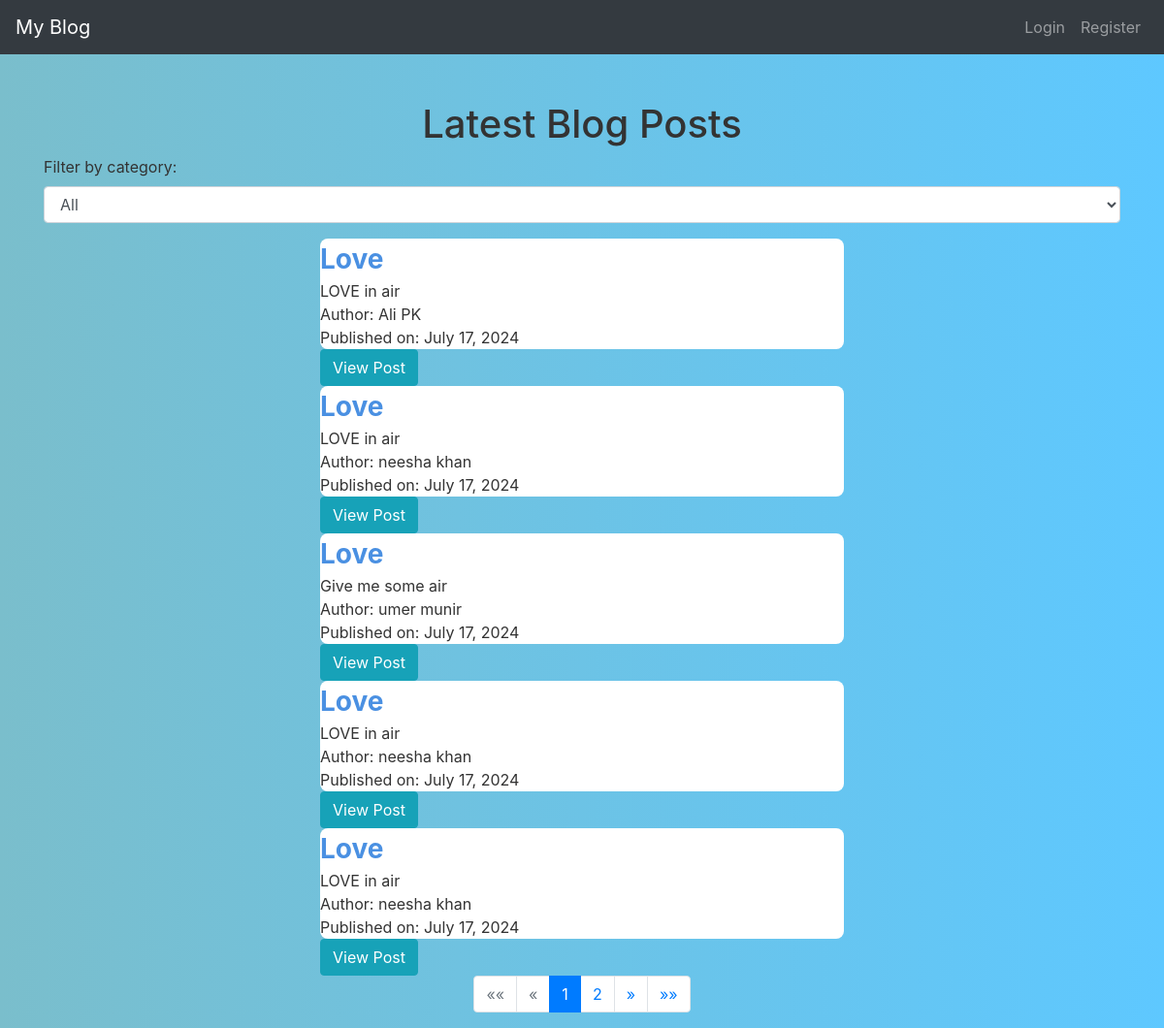
The page / on the database its author committed.
### accounts/models.py (models this page shows, shortened)
class Post(models.Model):
    title = models.CharField(max_length=200)
    content = models.TextField()
    author = models.ForeignKey(CustomUser, on_delete=models.CASCADE)
    category = models.ForeignKey(Category, on_delete=models.SET_NULL, null=True, blank=True)
    created_at = models.DateTimeField(auto_now_add=True)
    updated_at = models.DateTimeField(auto_now=True)

class CustomUser(AbstractBaseUser, PermissionsMixin):
    email = models.EmailField(unique=True)
    first_name = models.CharField(max_length=30)
    last_name = models.CharField(max_length=30)
    is_active = models.BooleanField(default=True)
    is_staff = models.BooleanField(default=False)
    date_of_birth = models.DateField(default=timezone.now)
    date_joined = models.DateTimeField(default=timezone.now)
    objects = CustomUserManager()
    USERNAME_FIELD = 'email'
    REQUIRED_FIELDS = ['first_name', 'last_name', 'date_of_birth']

### accounts/views.py (the view)
# urls.py: path('', latest_blog_posts, name='latest_blog_posts'),
def latest_blog_posts(request):
    category_id = request.GET.get('category')
    if category_id:
        posts_list = Post.objects.filter(category_id=category_id).order_by('-created_at')
    else:
        posts_list = Post.objects.order_by('-created_at')
    paginator = Paginator(posts_list, 5)  # Show 5 blog posts per page
    page_number = request.GET.get('page')
    page_obj = paginator.get_page(page_number)
    categories = Category.objects.all()
    return render(request, 'accounts/latest_blog_posts.html',
                  {'page_obj': page_obj, 'categories': categories, 'selected_category': category_id})

### accounts/templates/accounts/latest_blog_posts.html (shortened to what this page needs)
{% extends "base.html" %}
{% block content %}
    <h1 class="text-center mt-5">Latest Blog Posts</h1>
    <form method="get" class="filter_form">
        <div class="form-group">
            <label for="category">Filter by category:</label>
            <select class="form-control" id="category" name="category" onchange="this.form.submit()">
                <option value="">All</option>
            </select>
        </div>
    </form>
    <div class="row">
        {% for post in page_obj %}
            <div class="col-md-6 offset-md-3">
                <div class="post_card">
                    <div class="post_title">{{ post.title }}</div>
                    <div class="post_content">{{ post.content|truncatewords:30 }}</div>
                    <div class="post_author">Author: {{ post.author.first_name }} {{ post.author.last_name }}</div>
                    <div class="post_date">Published on: {{ post.created_at|date:"F j, Y" }}</div>
                </div>
                <a href="{% url 'post_detail' post.pk %}" class="btn btn-info">View Post</a>
            </div>
        {% empty %}
            <div class="col-md-6 offset-md-3">
                <div class="post_card">
                    <div class="post_title">No posts available</div>
                </div>
            </div>
        {% endfor %}
    </div>
    <div class="row">
        <div class="col-md-6 offset-md-3">
            <nav aria-label="Page navigation">
                <ul class="pagination justify-content-center">
                    {% if page_obj.has_previous %}
                        <li class="page-item">
                            <a class="page-link" href="?page=1{% if selected_category %}&category={{ selected_category }}{% endif %}" aria-label="First">
                                <span aria-hidden="true">&laquo;&laquo;</span>
                            </a>
                        </li>
                        <li class="page-item">
                            <a class="page-link" href="?page={{ page_obj.previous_page_number }}{% if selected_category %}&category={{ selected_category }}{% endif %}" aria-label="Previous">
                                <span aria-hidden="true">&laquo;</span>
                            </a>
                        </li>
                    {% else %}
                        <li class="page-item disabled">
                            <a class="page-link" href="#" aria-label="First">
                                <span aria-hidden="true">&laquo;&laquo;</span>
                            </a>
                        </li>
                        <li class="page-item disabled">
                            <a class="page-link" href="#" aria-label="Previous">
                                <span aria-hidden="true">&laquo;</span>
                            </a>
                        </li>
                    {% endif %}
                    {% for num in page_obj.paginator.page_range %}
                        {% if page_obj.number == num %}
                            <li class="page-item active"><span class="page-link">{{ num }}</span></li>
                        {% elif num > page_obj.number|add:-3 and num < page_obj.number|add:3 %}
                            <li class="page-item"><a class="page-link" href="?page={{ num }}{% if selected_category %}&category={{ selected_category }}{% endif %}">{{ num }}</a></li>
                        {% endif %}
                    {% endfor %}
                    {% if page_obj.has_next %}
                        <li class="page-item">
                            <a class="page-link" href="?page={{ page_obj.next_page_number }}{% if selected_category %}&category={{ selected_category }}{% endif %}" aria-label="Next">
                                <span aria-hidden="true">&raquo;</span>
                            </a>
                        </li>
                        <li class="page-item">
                            <a class="page-link" href="?page={{ page_obj.paginator.num_pages }}{% if selected_category %}&category={{ selected_category }}{% endif %}" aria-label="Last">
                                <span aria-hidden="true">&raquo;&raquo;</span>
                            </a>
                        </li>
                    {% endif %}
                </ul>
            </nav>
        </div>
    </div>
{% endblock %}

### accounts/templates/base.html (shortened to what this page needs)
{% load static %}
<!DOCTYPE html>
<html>
<head>
    <link rel="stylesheet" href="https://stackpath.bootstrapcdn.com/bootstrap/4.5.2/css/bootstrap.min.css">
    <link rel="stylesheet" href="{% static 'css/styles.css' %}">
</head>
<body>
    <nav class="navbar navbar-expand-lg navbar-dark bg-dark">
        <a class="navbar-brand" href="{% url 'latest_blog_posts' %}">My Blog</a>
        <div class="collapse navbar-collapse" id="navbarNav">
            <ul class="navbar-nav ml-auto">
                {% if user.is_authenticated %}
                    <li class="nav-item">
                        <a class="nav-link" href="{% url 'profile' %}">Profile</a>
                    </li>
                    <li class="nav-item">
                        <a class="nav-link" href="{% url 'logout' %}">Logout</a>
                    </li>
                {% else %}
                    <li class="nav-item">
                        <a class="nav-link" href="{% url 'login' %}">Login</a>
                    </li>
                    <li class="nav-item">
                        <a class="nav-link" href="{% url 'register' %}">Register</a>
                    </li>
                {% endif %}
            </ul>
        </div>
    </nav>
    <div class="container mt-5">
        {% block content %}
        {% endblock %}
    </div>
</body>
</html>

### accounts/static/css/styles.css (style rules this page uses)
body { background: linear-gradient(to right, #7abecc, #5ec8ff); color: #333; }
.post_card { background: white; border-radius: 8px; }
.post_title { font-size: 1.75em; font-weight: bold; color: #4a90e2; }

### rows shown on the page
Post: title "Love", content "LOVE in air", author.first_name "Ali", author.last_name "PK", created_at "July 17, 2024"
Post: title "Love", content "LOVE in air", author.first_name "neesha", author.last_name "khan", created_at "July 17, 2024"
Post: title "Love", content "Give me some air", author.first_name "umer", author.last_name "munir", created_at "July 17, 2024"
Post: title "Love", content "LOVE in air", author.first_name "neesha", author.last_name "khan", created_at "July 17, 2024"
Post: title "Love", content "LOVE in air", author.first_name "neesha", author.last_name "khan", created_at "July 17, 2024"

### other values the page prints
{{ num }} "1"
{{ num }} "2"
